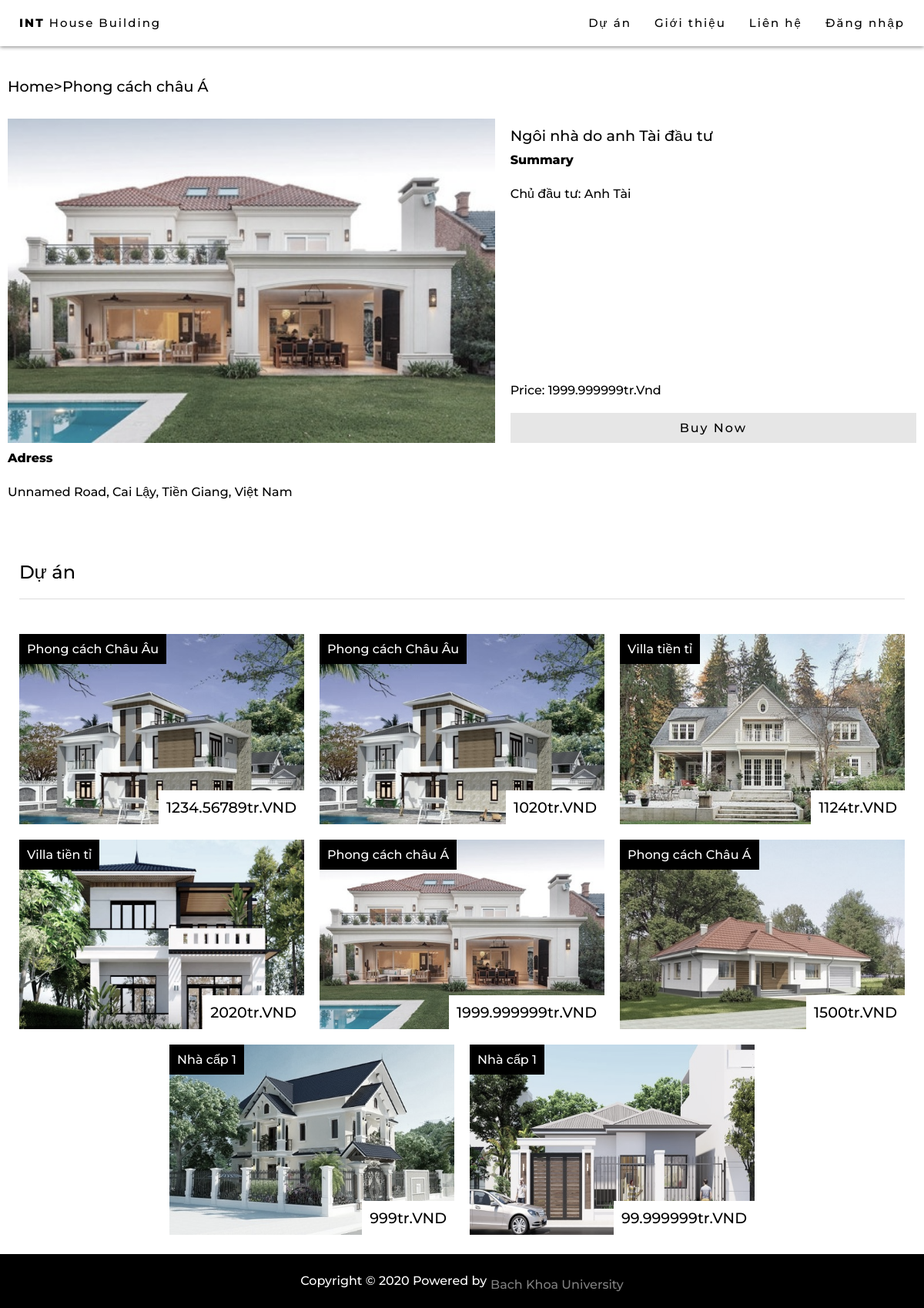
Screenshot of /product.php?id=5 with the database file from the repository.
### tables this page shows
CREATE TABLE `post` (
  `id` int(5) NOT NULL,
  `cost` int(15) NOT NULL,
  `category` varchar(100) NOT NULL,
  `poster` int(11) NOT NULL,
  `content` varchar(500) NOT NULL,
  `img` varchar(100) NOT NULL DEFAULT 'house.png',
  `title` varchar(100) NOT NULL,
  `address` varchar(8000) NOT NULL
);

### product.php (the view, shortened to what this page needs)
    <?php
    include('session.php');
    include("config.php");
    ?>
<!DOCTYPE html>
<html lang="en">
<head>
    <link rel="stylesheet" href="styleProduct.css">
    <link rel="stylesheet" href="https://cdnjs.cloudflare.com/ajax/libs/font-awesome/4.7.0/css/font-awesome.min.css">
</head>
<body>
    <div id="navbar">
        <a href="index.php" class="home button">
            <b>INT</b> House Building
        </a>
        <?php
        if (!isset($_SESSION['login_user'])) {
            echo "<a href='#' id='myBtnMobile' class='button' onclick='openModal()'> Đăng nhập</a>";
        } else {
            echo "<a href='#' id='myBtnInfo' class='button' onclick='openModalInfo()'> Hello:" . $login_session . "</a>";
        }
        ?>
        <a href="index.php#contact" class="button">
            Liên hệ
        </a>
        <a href="index.php##about" class="button">
            Giới thiệu
        </a>
        <a href="index.php#projects" class="button">
            Dự án
        </a>
    </div>
    <div class="main_content">
        <div id="products">
            <?php
                $postid = $_GET['id'];
                $sql = "SELECT * FROM post WHERE id = '$postid'";
                $result = mysqli_query($db, $sql);
                $row = mysqli_fetch_array($result, MYSQLI_ASSOC);
                echo "<h3 style='margin:30px 0px;'>Home>".$row['category']."</h3>
                <div class='sub_content_product'>
                    <div class='product-picture'>
                    <img src='./img/" . $row['img'] ."' alt='".$row['img']."' class='sub_picture'>
                    </div>
                    <div class='product-content'>
                        <div>
                            <h3>".$row['title']."</h3>
                            <b>Summary</b>
                            <p>".$row['content']."</p>
                        </div>
                        <div>
                            <h4>Price: ".(string)($row['cost'] / 1000000)."tr.Vnd
                            </h4>
                            <a href='#' class='button about'>Buy Now</a>
                        </div>
                    </div>
                </div>
                <div class='decription'>
                    <b>Adress</b>
                    <p>".$row['address']."</p>
                </div>";
            ?>
        </div>
        <div id="projects">
            <div class="sub_title">
                <h2>Dự án</h2>
            </div>
            <div class="projects_content">
                <?php
                $sql = "SELECT * FROM post ORDER BY id LIMIT 8 OFFSET 0";
                $result = mysqli_query($db, $sql);
                if ($result->num_rows > 0) {
                    while ($row = $result->fetch_assoc()) {
                        echo "<div class='sub_content' onclick='viewDetail(" . $row['id'] . ")'>
                                <img src='./img/" . $row['img'] . "' alt='house1' class='sub_picture'>
                                <div class='sub_text'>
                                    <span>" . $row['category'] . "</span>
                                </div>
                                <div class='prices'>
                                    <span>" . (string)($row['cost'] / 1000000) . "tr.VND</span>
                                </div>
                            </div>";
                    }
                }
                ?>
            </div>
        </div>
    </div>
    <footer style="width: 100%;">
        <div class="footer">Copyright © 2020 Powered by <a style="color: gray; text-decoration: none; margin-left: 5px;" href="#" target="_blank">Bach Khoa
                University</a>
        </div>
    </footer>
</body>
</html>

### styleProduct.css (style rules this page uses)
* { font-family: 'Montserrat', sans-serif; text-decoration: none; font-weight: 500; margin: unset; }
html { scroll-behavior: smooth; }
b { font-weight: 800; }
p { margin: 25px 0px; text-align: left; }
#navbar { overflow: hidden; position: fixed; top: 0; z-index: 6; background-color: white; height: 60px; width: 100%; font-size: 15px; padding: 5px 10px; box-shadow: 0 1px 5px 0 gray; box-sizing: border-box; }
.button { margin: 5px 5px; float: right; color: black; padding: 10px 10px; letter-spacing: 2px; }
.home { float: left; }
.main_content { margin-top: 60px; width: 100%; }
.sub_title { padding: 20px 25px; }
#products { width: 100%; max-width: 1550px; display: flex; flex-direction: column; margin: 5px; margin-right: auto; margin-left: auto; box-sizing: border-box; padding: 10px; background-color: white; }
.prices { position: absolute; background-color: white; color: black; padding: 10px; bottom: 10px; right: 10px; font-weight: 800; font-size: 120%; }
.sub_content_product { display: flex; position: relative; }
.sub_content { position: relative; padding: 10px; width: 25%; box-sizing: border-box; display: flex; flex-direction: column; cursor: pointer; }
@media only screen and (max-width: 1300px) { .sub_content { width: 33.333333%; } }
.product-content { display: flex; flex-direction: column; justify-content: space-between; width: 50%; margin-left: 20px; }
#projects { max-width: 1550px; width: 100%; background-color: white; margin: 0px auto; }
.projects_content { display: flex; flex-flow: row wrap; justify-content: center; position: relative; padding: 15px; }
.product-picture { position: relative; width: 60%; box-sizing: border-box; display: flex; flex-direction: column; }
.decription { margin-top: 10px; }
@media only screen and (max-width: 1300px) { .product-picture { width: 60%; } }
.sub_text { position: absolute; background-color: black; color: white; padding: 10px; top: 10px; left: 10px; }
.sub_picture { width: 100%; height: auto; filter: grayscale(50%); }
h2 { padding: 20px 0px; border-bottom: 1px solid rgb(221, 221, 221); }
h3 { font-size: 1.2em; margin: 10px 0px; }
h4 { margin: 20px 0px; }
a { color: black; margin-top: 10px; }
.button.about { background-color: rgb(230, 230, 230); width: calc(100% - 20px); text-align: center; margin: unset; }
.footer { background-color: black; color: white; width: 100%; height: 70px; display: flex; align-items: center; justify-content: center; }

### rows the page displays
post: category "Phong cách châu Á", img (picture), title "Ngôi nhà do anh Tài đầu tư", content "Chủ đầu tư: Anh Tài", $row['cost']/1000000 "1999.999999", address "Unnamed Road, Cai Lậy, Tiền Giang, Việt Nam"
post: img (picture), category "Phong cách Châu Âu", $row['cost']/1000000 "1234.56789"
post: img (picture), category "Phong cách Châu Âu", $row['cost']/1000000 "1020"
post: img (picture), category "Villa tiền tỉ", $row['cost']/1000000 "1124"
post: img (picture), category "Villa tiền tỉ", $row['cost']/1000000 "2020"
post: img (picture), category "Phong cách Châu Á", $row['cost']/1000000 "1500"
post: img (picture), category "Nhà cấp 1", $row['cost']/1000000 "999"
post: img (picture), category "Nhà cấp 1", $row['cost']/1000000 "99.999999"
